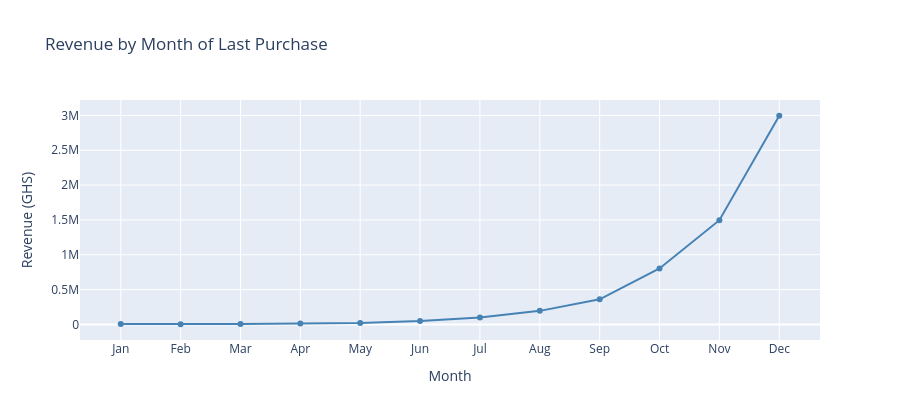

The cell this chart's notebook holds for it:
### Code cell
# Monthly revenue trend (simulated)
df_monthly = (
    df.groupby('last_purchase_month')['total_spend_ghs']
      .sum()
      .reset_index()
)
month_names = ['Jan', 'Feb', 'Mar', 'Apr', 'May', 'Jun',
               'Jul', 'Aug', 'Sep', 'Oct', 'Nov', 'Dec']
df_monthly['Month'] = df_monthly['last_purchase_month'].apply(lambda x: month_names[x - 1])

fig = px.line(df_monthly, x='Month', y='total_spend_ghs',
              markers=True,
              title='Revenue by Month of Last Purchase',
              labels={'total_spend_ghs': 'Revenue (GHS)', 'Month': 'Month'})
fig.update_traces(line=dict(color='steelblue', width=2))
fig.update_layout(height=420)
fig.show()

### Figure 1 — Plotly figure (JSON) as saved in the notebook; plotly's stock layout.template omitted (floating-point values rounded to 4 significant figures)
{"data": [{"hovertemplate": "Month=%{x}<br>Revenue (GHS)=%{y}<extra></extra>", "legendgroup": "", "line": {"color": "steelblue", "dash": "solid", "width": 2}, "marker": {"symbol": "circle"}, "mode": "lines+markers", "name": "", "orientation": "v", "showlegend": false, "type": "scatter", "x": ["Jan", "Feb", "Mar", "Apr", "May", "Jun", "Jul", "Aug", "Sep", "Oct", "Nov", "Dec"], "xaxis": "x", "y": [6038.0, 2101.0, 6665.0, 14350.0, 20510.0, 49840.0, 98630.0, 194400.0, 360500.0, 802300.0, 1496000.0, 2995000.0], "yaxis": "y"}], "layout": {"height": 420, "legend": {"tracegroupgap": 0}, "title": {"text": "Revenue by Month of Last Purchase"}, "xaxis": {"anchor": "y", "domain": [0, 1], "title": {"text": "Month"}}, "yaxis": {"anchor": "x", "domain": [0, 1], "title": {"text": "Revenue (GHS)"}}}}
